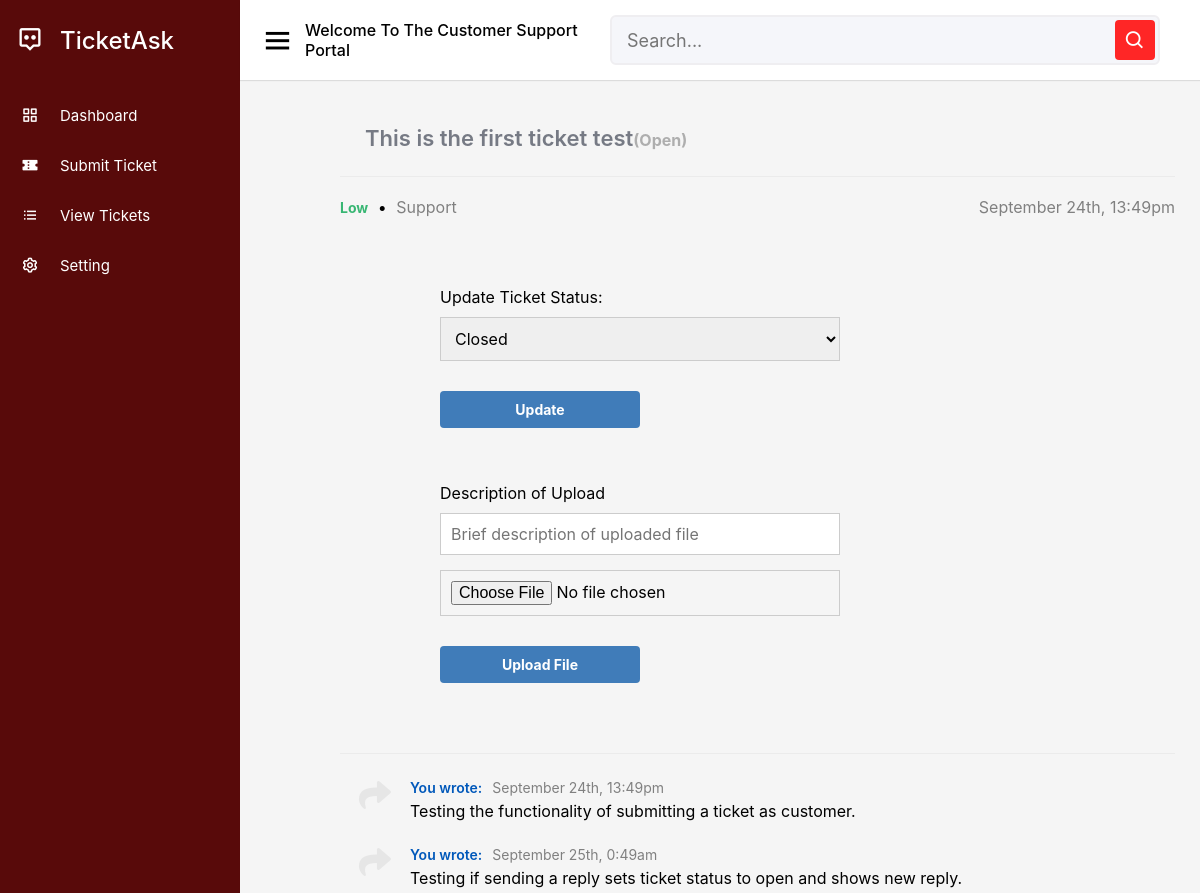
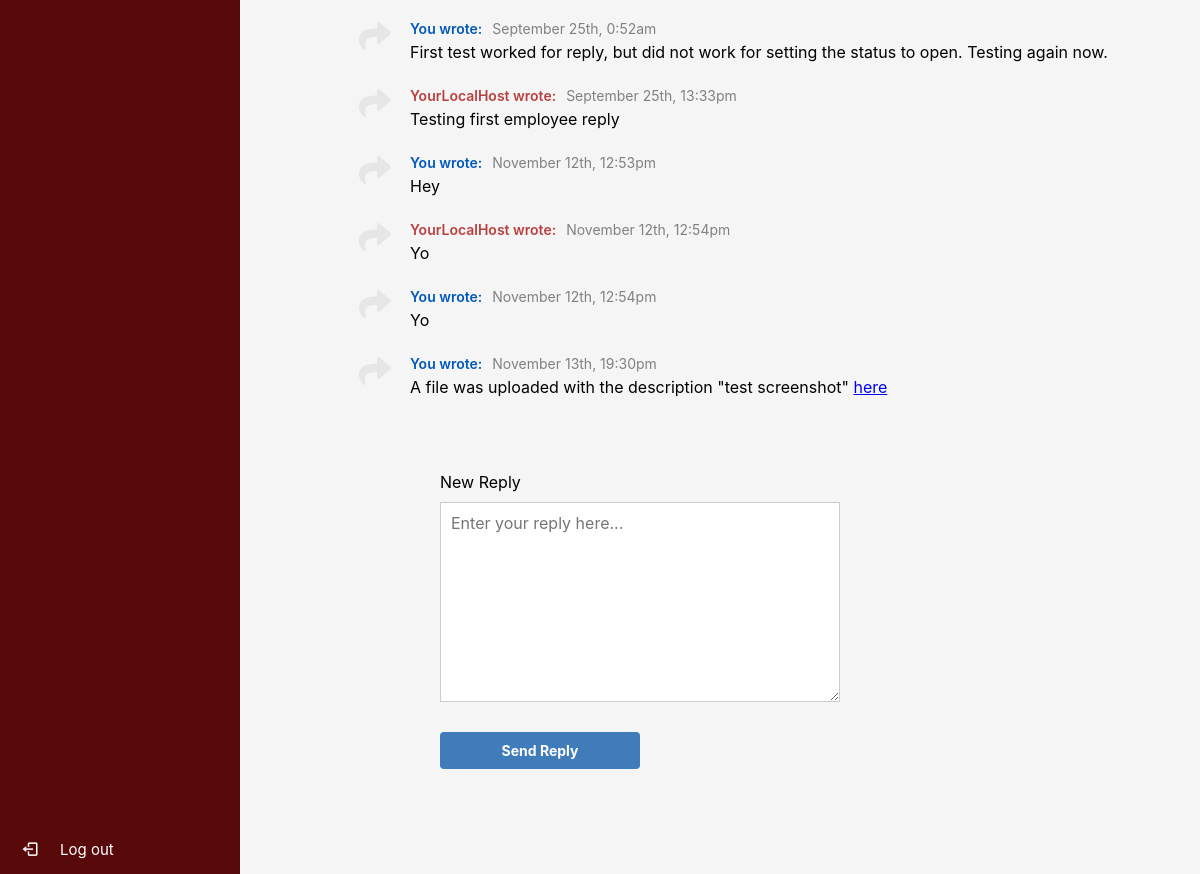
Page /view.php?ticket_id=2 (signed in) on the committed database (2 pictures, top to bottom).
### tables this page shows
CREATE TABLE `Ticket` (
  `ticket_id` int(11) NOT NULL,
  `opened` datetime NOT NULL DEFAULT current_timestamp(),
  `subject` varchar(35) NOT NULL,
  `customer_id` int(11) NOT NULL,
  `employee_id` int(11) DEFAULT NULL,
  `status_id` int(11) NOT NULL DEFAULT 1,
  `priority_id` int(11) NOT NULL DEFAULT 1,
  `queue_id` int(11) NOT NULL DEFAULT 1
);

CREATE TABLE `TicketContent` (
  `content_id` int(11) NOT NULL,
  `ticket_id` int(11) NOT NULL,
  `created` datetime NOT NULL DEFAULT current_timestamp(),
  `content_type` int(11) NOT NULL,
  `content` text NOT NULL,
  `customer_id` int(11) DEFAULT NULL,
  `employee_id` int(11) DEFAULT NULL
);

### view.php (the view, shortened to what this page needs)
<?php
include 'functions.php';
$pdo = pdo_connect_mysql();
$stmt = $pdo->prepare('Select * FROM Ticket WHERE ticket_id = ?');
$stmt->execute([$_GET['ticket_id']]);
$ticket = $stmt->fetch(PDO::FETCH_ASSOC);
$stmt = $pdo->prepare('Select * FROM TicketContent WHERE ticket_id = ? AND content_type = 1 ORDER BY created ASC');
$stmt->execute([$_GET['ticket_id']]);
$ticketcontents = $stmt->fetchAll(PDO::FETCH_ASSOC);
if ($ticket['priority_id'] == 1) {
	$priority_str = 'Low';
} elseif ($ticket['priority_id'] == 2) {
	$priority_str = 'Medium';
} elseif ($ticket['priority_id'] == 3) {
	$priority_str = 'High';
}
if ($ticket['status_id'] == 1) {
	$status_str = 'Open';
} elseif ($ticket['status_id'] == 2) {
	$status_str = 'Closed';
} elseif ($ticket['status_id'] == 3) {
	$status_str = 'Resolved';
}
if ($ticket['queue_id'] == 1) {
	$queue_str = 'Support';
} elseif ($ticket['queue_id'] == 2) {
	$queue_str = 'Billing';
} elseif ($ticket['queue_id'] == 3) {
	$queue_str = 'Sales';
}
?>
<?=template_header(htmlspecialchars($ticket['subject'], ENT_QUOTES))?>
<div class="content view">
	<h2><?=htmlspecialchars($ticket['subject'], ENT_QUOTES)?><span class="<?=strtolower($status_str)?>">(<?=$status_str?>)</span></h2>
	<div class="ticket">
        <div>
            <p>
                <span class="priority <?=strtolower($priority_str)?>"><?=$priority_str?></span>
                <span class="sep">&bull;</span>
                <span class="category"><?=$queue_str?></span>
			</p>
			<p class="created"><?=date('F dS, G:ia', strtotime($ticket['opened']))?></p>
		</div>
    </div>
	<div class="content update">
		<form action="" method="post" class="responsive-width-100" enctype="multipart/form-data">
			<label for="new_status">Update Ticket Status:</label>
			<select name="new_status" id="new_status" required>
				<option value=2>Closed</option>
			</select>
			<input type="submit" value="Update">
		</form>
        <form action="" method="post" class="responsive-width-100" enctype="multipart/form-data">
        <label for="upload_description">Description of Upload </label>
        <input type="text" name="upload_description" placeholder="Brief description of uploaded file" id="upload_description" required>
        <input type="file" name="file_upload" id="file_upload" required>
        <input type="submit" value="Upload File" name="upload">
        </form>
    </div>
<div class="comments">
	<?php foreach ($ticketcontents as $ticketcontent): ?>
		<div class="comment">
			<div>
				<i class="fas fa-reply fa-2x"></i>
			</div>
			<p>
				<span class="header">
					<?php $name="You"; ?>
					<?php $class = ''; ?>
					<?php if ($ticketcontent['customer_id'] == NULL ): ?>
						<?php $name="YourLocalHost"; ?>
						<?php $class = ' is-admin'; ?>
					<?php endif; ?>
					<span class="name <?=$class?>"><?=$name ?> wrote:</span>
					<span class="date"><?=date('F dS, G:ia', strtotime($ticketcontent['created']))?></span>
				</span>
			<? echo $ticketcontent['content'] ?>
			</p>
		</div>
	<?php endforeach; ?>
	<div class="content update">
		<form action="" method="post" class="responsive-width-100" enctype="multipart/form-data">
			<label for="reply">New Reply</label>
			<textarea name="reply" placeholder="Enter your reply here..." id="reply" required></textarea>
			<input type="submit" value="Send Reply">
		</form>
	</div>
</div>

### functions.php (shortened to what this page needs)
<?php
function template_header($title) {
	$login_link = isset($_SESSION['customer_logged_in']) ? '<a href="logout.php"><i class="bx bx-log-out"></i><span class="links_name">Log out</span></a>' : '<a href="login.php"><i class="bx bx-log-in"></i><span>Login</span></a>';
echo <<<EOT
<!DOCTYPE html>
<html>
	<head>
		<meta charset="utf-8">
		<meta name="viewport" content="width=device-width, initial-scale=1.0">
		<title>$title</title>
		<link href="style.css" rel="stylesheet" type="text/css">
		<link rel="stylesheet" href="https://use.fontawesome.com/releases/v5.7.1/css/all.css">
		<link href="https://unpkg.com/boxicons@2.0.7/css/boxicons.min.css" rel="stylesheet">
	</head>
	<body>
		<div class="sidebar">
    		<div class="logo-details">
				<i class='bx bx-message-alt-dots'></i>
      			<span class="logo_name">TicketAsk</span>
    		</div>
      			<ul class="nav-links">
        			<li>
          				<a href="index.php" class="active">
            				<i class='bx bx-grid-alt' ></i>
            				<span class="links_name">Dashboard</span>
          				</a>
        			</li>
        			<li>
						<a href="create.php">
							<i class='bx bxs-coupon'></i>
							<span class="links_name">Submit Ticket</span>
						</a>
					</li>
					<li>
						<a href="tickets.php">
							<i class='bx bx-list-ul' ></i>
							<span class="links_name">View Tickets</span>
						</a>
					</li>
					<li>
						<a href="#">
							<i class='bx bx-cog' ></i>
							<span class="links_name">Setting</span>
						</a>
					</li>
					<li class="log_out">
						$login_link
					</li>
				</ul>
		</div>
	<section class="home-section">
		<nav>
			<div class="sidebar-button">
				<i class='bx bx-menu sidebarBtn'></i>
				<span class="dashboard">Welcome To The Customer Support Portal</span>
			</div>
			<div class="search-box">
				<input type="text" placeholder="Search...">
				<i class='bx bx-search' ></i>
			</div>
		</nav>
	<script>
		let sidebar = document.querySelector(".sidebar");
	let sidebarBtn = document.querySelector(".sidebarBtn");
	sidebarBtn.onclick = function() {
  		sidebar.classList.toggle("active");
 		if(sidebar.classList.contains("active")){
  		sidebarBtn.classList.replace("bx-menu" ,"bx-menu-alt-right");
	}else
  		sidebarBtn.classList.replace("bx-menu-alt-right", "bx-menu");
	}
 	</script>
EOT;
}
?>

### style.css (style rules this page uses)
* { margin: 0; padding: 0; box-sizing: border-box; font-family: -apple-system, BlinkMacSystemFont, "segoe ui", roboto, oxygen, ubuntu, cantarell, "fira sans", "droid sans", "helvetica neue", Arial, sans-serif; font-size: 16px; }
body { background-color: #FFFFFF; margin: 0; }
.sidebar { position: fixed; height: 100%; width: 240px; background: #580a0a; transition: all 0.5s ease; }
.sidebar .logo-details { height: 80px; display: flex; align-items: center; }
.sidebar .logo-details i { font-size: 28px; font-weight: 500; color: #fff; min-width: 60px; text-align: center }
.sidebar .logo-details .logo_name { color: #fff; font-size: 24px; font-weight: 500; }
.sidebar .nav-links { margin-top: 10px; }
.sidebar .nav-links li { position: relative; list-style: none; height: 50px; }
.sidebar .nav-links li a { height: 100%; width: 100%; display: flex; align-items: center; text-decoration: none; transition: all 0.4s ease; }
.sidebar .nav-links li i { min-width: 60px; text-align: center; font-size: 18px; color: #fff; }
.sidebar .nav-links li a .links_name { color: #fff; font-size: 15px; font-weight: 400; white-space: nowrap; }
.sidebar .nav-links .log_out { position: absolute; bottom: 0; width: 100%; }
.home-section { position: relative; background: #f5f5f5; min-height: 100vh; width: calc(100% - 240px); left: 240px; transition: all 0.5s ease; }
.home-section nav { display: flex; justify-content: space-between; height: 80px; background: #fff; display: flex; align-items: center; position: fixed; width: calc(100% - 240px); left: 240px; z-index: 100; padding: 0 20px; box-shadow: 0 1px 1px rgba(0, 0, 0, 0.1); transition: all 0.5s ease; }
.home-section nav .sidebar-button { display: flex; align-items: center; font-size: 24px; font-weight: 500; }
nav .sidebar-button i { font-size: 35px; margin-right: 10px; }
.home-section nav .search-box { position: relative; height: 50px; max-width: 550px; width: 100%; margin: 0 20px; }
nav .search-box input { height: 100%; width: 100%; outline: none; background: #F5F6FA; border: 2px solid #EFEEF1; border-radius: 6px; font-size: 18px; padding: 0 15px; }
nav .search-box .bx-search { position: absolute; height: 40px; width: 40px; background: #ff2626; right: 5px; top: 50%; transform: translateY(-50%); border-radius: 4px; line-height: 40px; text-align: center; color: #fff; font-size: 22px; transition: all 0.4 ease; }
.content { margin: 0 auto 0 50px; padding: 25px 25px 25px 50px; }
.content h2 { padding: 100px 25px 25px 25px; font-size: 22px; font-weight: 600; border-bottom: 1px solid #ebebeb; color: #767a84; }
.view h2 span { font-weight: 700; }
.view h2 .open { color: #aeaeae; }
.view .ticket { padding: 20px 0; }
.view .ticket .priority { font-weight: bold; text-transform: capitalize; font-size: 14px; }
.view .ticket .priority.low { color: #38b673; }
.view .ticket .sep { padding: 0 5px; }
.view .ticket .category { color: gray; }
.view .ticket .created { display: flex; color: gray; justify-content: flex-end; flex-grow: 1; }
.view .ticket div { display: flex; }
.view .comments { margin-top: 15px; border-top: 1px solid #ebebeb; padding: 25px 0; }
.view .comments .comment { display: flex; padding-bottom: 5px; }
.view .comments .comment div { display: flex; align-items: flex-start; justify-content: center; width: 70px; color: #e6e6e6; transform: scaleX(-1); }
.view .comments .comment p { margin: 0 0 20px 0; }
.view .comments .comment p .header { display: flex; padding-bottom: 5px; }
.view .comments .comment p .header .name, .view .comments .comment p .header .date { font-size: 14px; color: gray; }
.view .comments .comment p .header .name { font-weight: 600; padding-right: 10px; color: #0058ba; }
.view .comments .comment p .header .name.is-admin { color: #b94040; }
.update form, .view form { padding: 15px 0; display: flex; flex-flow: column; width: 400px; }
.update form label, .view form label { display: inline-flex; width: 100%; padding: 10px 0; margin-right: 25px; }
.update form input, .update form textarea, .update form select, .view form input, .view form textarea, .view form select { padding: 10px; width: 100%; margin-right: 25px; margin-bottom: 15px; border: 1px solid #cccccc; }
.update form textarea, .view form textarea { height: 200px; }
.update form input[type="submit"], .view form input[type="submit"] { display: block; background-color: #407cb9; border: 0; font-weight: bold; font-size: 14px; color: #FFFFFF; cursor: pointer; width: 200px; margin-top: 15px; border-radius: 4px; }

### rows in the picture
ticket: subject "This is the first ticket test", status "Open", priority "Low", queue "Support", opened "September 24th, 13:49pm"
ticketcontent: name "You", created "September 24th, 13:49pm", content "Testing the functionality of submitting a ticket as customer."
ticketcontent: name "You", created "September 25th, 0:49am", content "Testing if sending a reply sets ticket status to open and shows new reply."
ticketcontent: name "You", created "September 25th, 0:52am", content "First test worked for reply, but did not work for setting the status to open. Testing again now."
ticketcontent: customer "YourLocalHost", created "September 25th, 13:33pm", content "Testing first employee reply"
ticketcontent: name "You", created "November 12th, 12:53pm", content "Hey"
ticketcontent: customer "YourLocalHost", created "November 12th, 12:54pm", content "Yo"
ticketcontent: name "You", created "November 12th, 12:54pm", content "Yo"
ticketcontent: name "You", created "November 13th, 19:30pm", content "A file was uploaded with the description \"test screenshot\" here"
